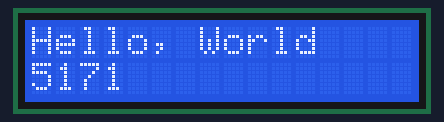
Recording of a sketch running on a simulated Arduino Uno, built with avr-gcc and run on an emulated ATmega328P. Parts: 16×2 character LCD.

Above: at 0.1 s.
At 6.22 s:
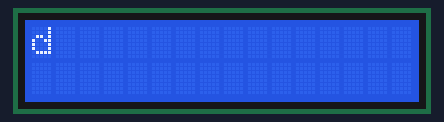
At 13.8 s:
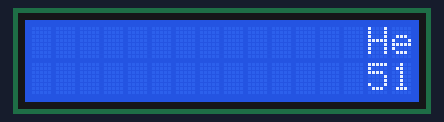
At 21.2 s:
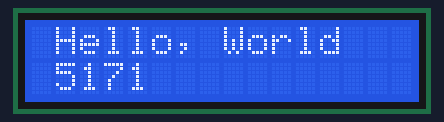
At 36.1 s:
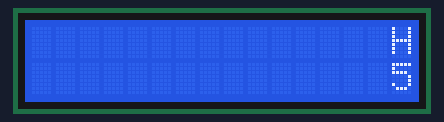
At 38.9 s:
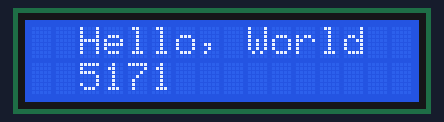

The sketch:

ScrollingTextAltPins.ino
```cpp
#include <LiquidCrystal.h>
LiquidCrystal lcd(12, 11, 10, 9, 8, 7);

void setup() {
  lcd.begin(16,2);
  lcd.setCursor(0,0);
  lcd.print("Hello, World");
}

void loop() {
  lcd.setCursor(0,1);
  lcd.print("5171          ");
  delay(500);

  for(int i=0; i<13; i++){
    lcd.scrollDisplayLeft();
    delay(100);
  }
  delay(1000);
  for(int i=0; i<13; i++){
    lcd.scrollDisplayRight();
    delay(100);
  }
  delay(1000);
  for(int i=0; i<13; i++){
    lcd.scrollDisplayLeft();
    delay(100);
  }
  delay(1000);
}
```

Measured:
- what the display in image 2 shows lasts 1.6 s, from 13.8 s to 15.4 s
- what the display in image 5 shows lasts 1.1 s, from 38.8 s to 39.9 s
